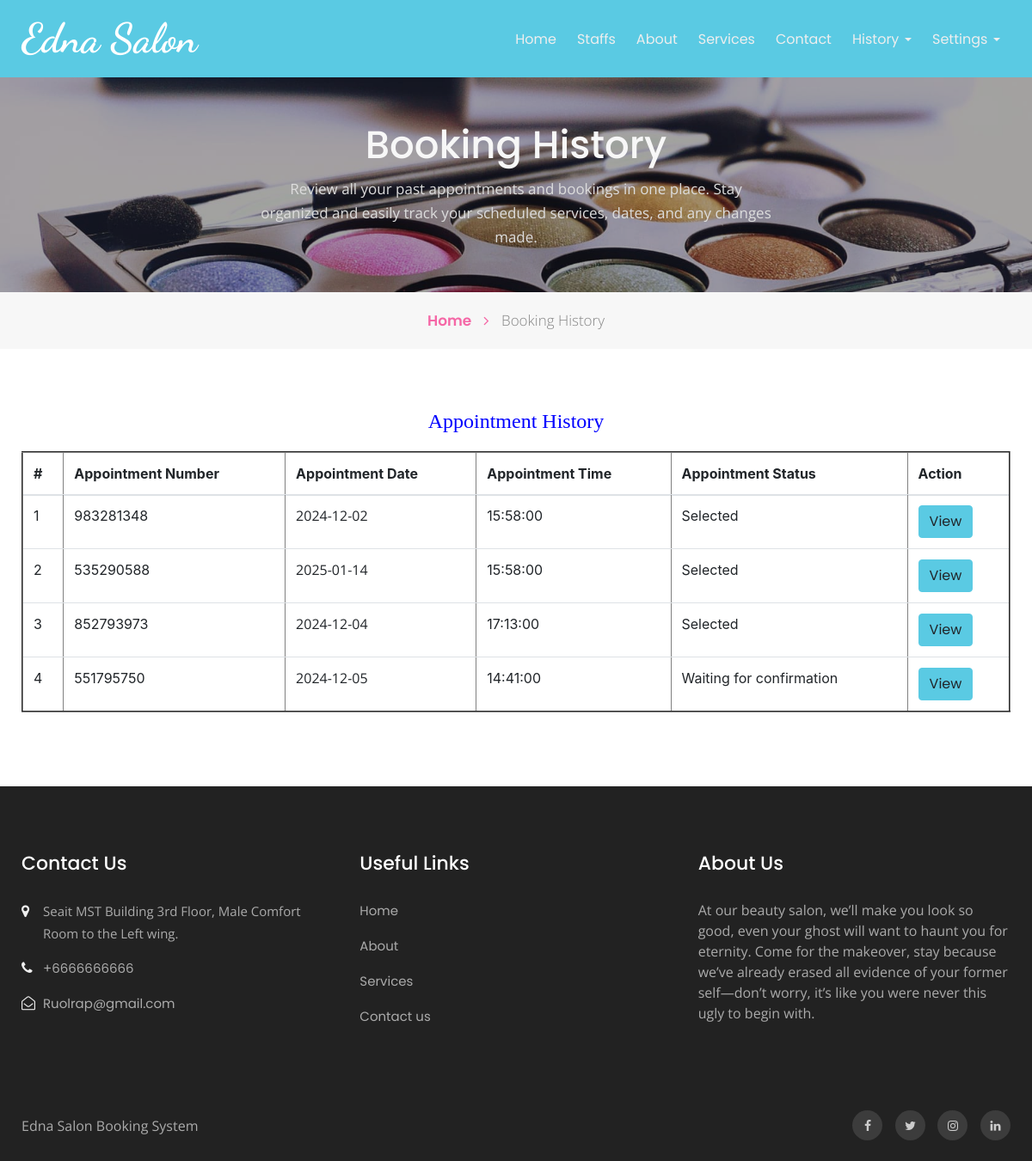
/bpms/booking-history.php (signed in), run on the app's committed database.
### tables this page shows
CREATE TABLE `tblbook` (
  `ID` int(10) NOT NULL,
  `UserID` int(10) DEFAULT NULL,
  `staff_id` int(11) DEFAULT NULL,
  `AptNumber` int(10) DEFAULT NULL,
  `AptDate` date DEFAULT NULL,
  `AptTime` time DEFAULT NULL,
  `Message` mediumtext DEFAULT NULL,
  `BookingDate` timestamp NULL DEFAULT current_timestamp(),
  `Remark` varchar(250) DEFAULT NULL,
  `Status` varchar(250) DEFAULT NULL,
  `RemarkDate` timestamp NULL DEFAULT NULL ON UPDATE current_timestamp()
);

CREATE TABLE `tblpage` (
  `ID` int(10) NOT NULL,
  `PageType` varchar(200) DEFAULT NULL,
  `PageTitle` mediumtext DEFAULT NULL,
  `PageDescription` mediumtext DEFAULT NULL,
  `Email` varchar(200) DEFAULT NULL,
  `MobileNumber` bigint(10) DEFAULT NULL,
  `UpdationDate` date DEFAULT NULL,
  `Timing` varchar(200) NOT NULL
);

### bpms/booking-history.php (the view, shortened to what this page needs)
<?php
if (strlen($_SESSION['bpmsuid']==0)) {
  header('location:logout.php');
  } else{
  ?>
<!doctype html>
<html lang="en">
  <head>
    <link rel="stylesheet" href="assets/css/style-starter.css">
  </head>
  <body id="home">
<?php include_once('includes/header.php');?>
<section class="w3l-inner-banner-main">
    <div class="about-inner contact ">
        <div class="container">
            <div class="main-titles-head text-center">
            <h3 class="header-name ">
 Booking History
            </h3>
            <p class="tiltle-para ">Review all your past appointments and bookings in one place. Stay organized and easily track your scheduled services, dates, and any changes made.</p>
        </div>
</div>
</div>
<div class="breadcrumbs-sub">
<div class="container">
<ul class="breadcrumbs-custom-path">
    <li class="right-side propClone"><a href="index.php" class="">Home <span class="fa fa-angle-right" aria-hidden="true"></span></a> <p></li>
    <li class="active ">
        Booking History</li>
</ul>
</div>
</div>
</section>
<section class="w3l-contact-info-main" id="contact">
    <div class="contact-sec	">
        <div class="container">
            <div>
                <div class="cont-details">
                   <div class="table-content table-responsive cart-table-content m-t-30">
                    <h4 style="padding-bottom: 20px;text-align: center;color: blue;">Appointment History</h4>
                        <table border="2" class="table">
                            <thead class="gray-bg" >
                                <tr>
                                    <th>#</th>
                                <th>Appointment Number</th>
                                <th>Appointment Date</th>
                                <th>Appointment Time</th>
                                <th>Appointment Status</th>
                                <th>Action</th>
                                </tr>
                            </thead>
                            <tbody>
                                <tr>
                                    <?php
                                   $userid= $_SESSION['bpmsuid'];
 $query=mysqli_query($con,"select tbluser.ID as uid, tbluser.FirstName,tbluser.LastName,tbluser.Email,tbluser.MobileNumber,tblbook.ID as bid,tblbook.AptNumber,tblbook.AptDate,tblbook.AptTime,tblbook.Message,tblbook.BookingDate,tblbook.Status from tblbook join tbluser on tbluser.ID=tblbook.UserID where tbluser.ID='$userid'");
$cnt=1;
$count=mysqli_num_rows($query);
if($count>0){
              while($row=mysqli_fetch_array($query))
              { ?>
               <tr>
    <td><?php echo $cnt;?></td>
<td><?php echo $row['AptNumber'];?></td>
<td><p> <?php echo $row['AptDate']?> </p></td>
<td><?php echo $row['AptTime']?></td>
<td><?php $status=$row['Status'];
if($status==''){
 echo "Waiting for confirmation";
} else{
echo $status;
}
?>  </td>
<td><a href="appointment-detail.php?aptnumber=<?php echo $row['AptNumber'];?>" class="btn btn-primary">View</a></td>
</tr><?php $cnt=$cnt+1; } } else { ?>
                            <tr>
                                <th colspan="6" style="color:red">No Record Found</th>
                            </tr>
                          <?php } ?>
                            </tbody>
                        </table>
                    </div> </div>
    </div>
    </div></div>
</section>
<?php include_once('includes/footer.php');?>
</body>
</html><?php } ?>

### bpms/includes/footer.php (shortened to what this page needs)
<section class="w3l-footer-29-main">
    <div class="footer-29 py-5">
      <div class="container py-lg-4">
        <div class="row footer-top-29">
          <div class="col-lg-4 col-md-6 col-sm-8 footer-list-29 footer-1">
            <h6 class="footer-title-29">Contact Us</h6>
            <ul>
              <?php
$ret=mysqli_query($con,"select * from tblpage where PageType='contactus' ");
while ($row=mysqli_fetch_array($ret)) {
?>
              <li>
                <span class="fa fa-map-marker"></span> <p><?php  echo $row['PageDescription'];?>.</p>
              </li>
              <li><span class="fa fa-phone"></span><a href="tel:+7-800-999-800"> +<?php  echo $row['MobileNumber'];?></a></li>
              <li><span class="fa fa-envelope-open-o"></span><a href="mailto:parlour@mail.com" class="mail">
                  <?php  echo $row['Email'];?></a></li><?php } ?>
            </ul>
          </div>
          <div class="col-lg-4 col-md-6 col-sm-4 footer-list-29 footer-2 ">
            <ul>
              <h6 class="footer-title-29">Useful Links</h6>
              <li><a href="index.php">Home</a></li>
              <li><a href="about.php">About</a></li>
              <li><a href="services.php"> Services</a></li>
              <li><a href="contact.php">Contact us</a></li>
            </ul>
          </div>
          <div class="col-lg-4 col-md-6 col-sm-7 footer-list-29 footer-4">
            <?php
$ret=mysqli_query($con,"select * from tblpage where PageType='aboutus' ");
while ($row=mysqli_fetch_array($ret)) {
?>
            <h6 class="footer-title-29"><?php  echo $row['PageTitle'];?> </h6>
            <p><?php  echo $row['PageDescription'];?></p><?php } ?>
          </div>
        </div>
      </div>
    </div>
  </section>
  <section class="w3l-footer-29-main w3l-copyright">
    <div class="container">
      <div class="row bottom-copies">
        <p class="col-lg-8 copy-footer-29"> Edna Salon Booking System </p>
        <div class="col-lg-4 main-social-footer-29">
          <a href="#facebook" class="facebook"><span class="fa fa-facebook"></span></a>
          <a href="#twitter" class="twitter"><span class="fa fa-twitter"></span></a>
          <a href="#instagram" class="instagram"><span class="fa fa-instagram"></span></a>
          <a href="#linkedin" class="linkedin"><span class="fa fa-linkedin"></span></a>
        </div>
      </div>
    </div>
  </section>

### data on the page
tblbook: AptNumber "983281348", AptDate "2024-12-02", AptTime "15:58:00", Status "Selected"
tblbook: AptNumber "535290588", AptDate "2025-01-14", AptTime "15:58:00", Status "Selected"
tblbook: AptNumber "852793973", AptDate "2024-12-04", AptTime "17:13:00", Status "Selected"
tblbook: AptNumber "551795750", AptDate "2024-12-05", AptTime "14:41:00", shows "Waiting for confirmation"
tblpage: PageDescription "Seait MST Building 3rd Floor, Male Comfort Room to the Left wing", MobileNumber "6666666666", Email "Ruolrap@gmail.com"
tblpage: PageTitle "About Us", PageDescription "At our beauty salon, we’ll make you look so good, even your ghost will want to haunt you for eternity. Come for the makeover, stay because we’ve already erased all evidence of your former self—don’t worry, it’s like you were never this ugly to begin with."
